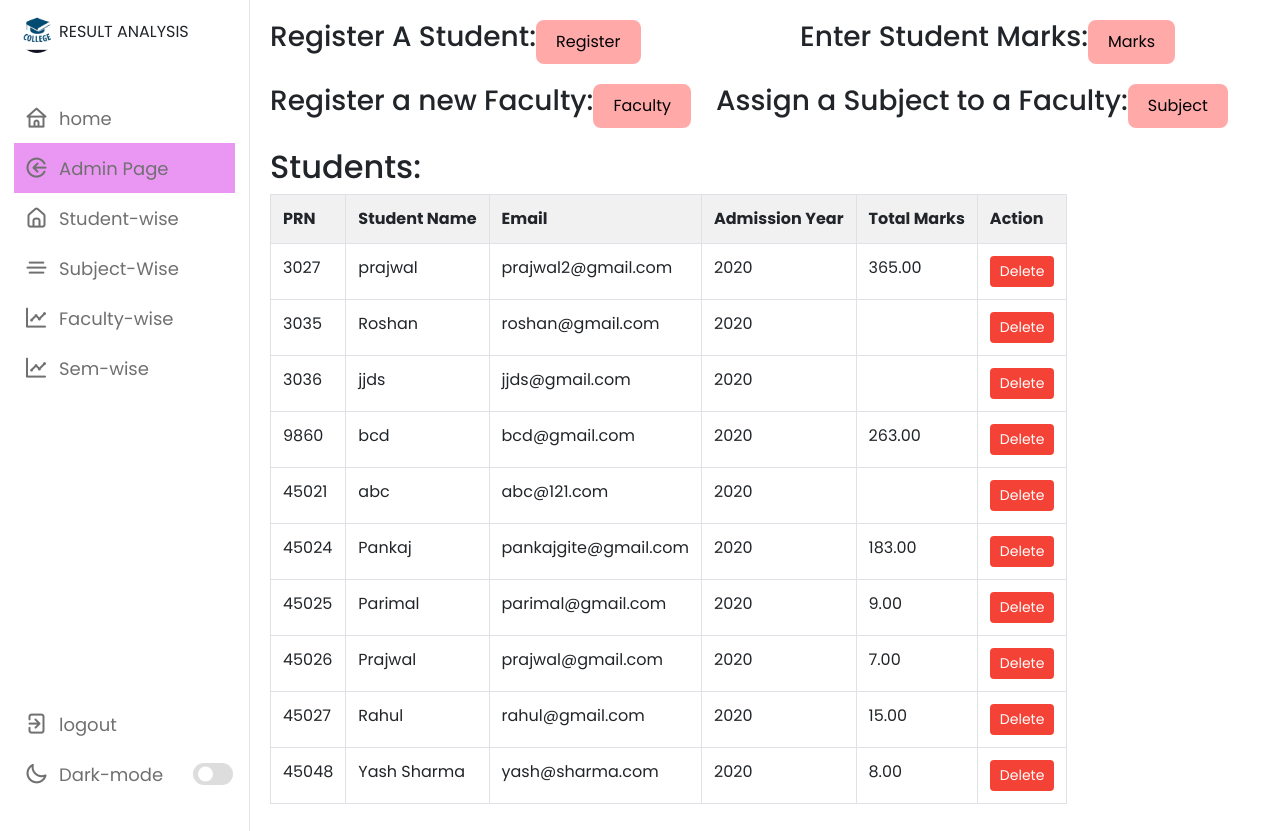
The app's page /admindashboard.php with its own data.
### tables this page shows
CREATE TABLE `students` (
  `prn` int(11) NOT NULL,
  `student_name` varchar(255) DEFAULT NULL,
  `student_email` varchar(255) DEFAULT NULL,
  `date_of_birth` date DEFAULT NULL,
  `admi_year` int(11) NOT NULL,
  `total_marks` decimal(7,2) DEFAULT NULL
);

### admindashboard.php (the view, shortened to what this page needs)
<?php
@include 'conn.php';
$fetchQuery = "SELECT s.prn, s.student_name, s.student_email, s.admi_year, SUM(marks_obtained) AS total_marks
               FROM students s
               LEFT JOIN marks m ON s.prn = m.prn
               GROUP BY s.prn";
$result = mysqli_query($conn, $fetchQuery);
$students = mysqli_fetch_all($result, MYSQLI_ASSOC);
?>
<!DOCTYPE html>
<html lang="en">
<head>
    <link rel="stylesheet" href="css/style.css">
    <link rel="stylesheet" href="https://unicons.iconscout.com/release/v4.0.0/css/line.css">
    <link rel="stylesheet" href="https://maxcdn.bootstrapcdn.com/bootstrap/4.5.2/css/bootstrap.min.css">
</head>
<body>
    <nav>
        <div class="logo-name">
            <div class="logo-image">
                <img src="logo.png"  alt="">
            </div>
             <span class="logo name">RESULT ANALYSIS</span>
        </div>
        <div class="menu-items">
            <ul class="nav-links">
                <li>
                    <a href="index.php">
                        <i class="uil uil-home"></i>
                      <span class="link-name">home</span>
                    </a>
                </li>
                <li id="adminlogin">
                    <a href="adminlogin/login.php">
                        <i class="uil uil-sign-in-alt"></i>
                      <span class="link-name">Admin Page</span>
                    </a>
                </li>
                <li>
                    <a href="studentwise.php">
                      <i class="uil uil-estate"></i>
                      <span class="link-name">Student-wise</span>
                    </a>
                </li>
                <li>
                    <a href="subjectwise.php">
                        <i class="uil uil-align-center-alt"></i>
                      <span class="link-name">Subject-Wise</span>
                    </a>
                </li>
                <li>
                    <a href="facultywise.php">
                        <i class="uil uil-chart-line"></i>
                      <span class="link-name">Faculty-wise</span>
                    </a>
                </li>
                <li>
                    <a href="semisterWise.php">
                        <i class="uil uil-chart-line"></i>
                      <span class="link-name">Sem-wise</span>
                    </a>
                </li>
            </ul>
            <ul class="logout-mod">
                <li>
                    <a href="index.php">
                        <i class="uil uil-signout"></i>
                      <span class="link-name">logout</span>
                    </a>
                </li>
                <li class="mode">
                    <a href="#">
                        <i class="uil uil-moon"></i>
                      <span class="link-name">Dark-mode</span>
                    </a>
                <div class="mode-toggle">
                    <span class="switch"></span>
                </div>
                </li>
            </ul>
        </div>
    </nav>
    <section class="dashboard">
    <div class="dashboard-item">
        <h3>Register A Student:</h3>
        <a href="registration.php" class="dashboard-link">Register</a>
    </div><br>
    <div class="dashboard-item">
        <h3>Enter Student Marks:</h3>
        <a href="marks.php" class="dashboard-link">Marks</a>
    </div><br>
    <div class="dashboard-item">
        <h3>Register a new Faculty:</h3>
        <a href="addfaculty.php" class="dashboard-link">Faculty</a>
    </div><br>
    <div class="dashboard-item">
        <h3>Assign a Subject to a Faculty:</h3>
        <a href="assigningsub.php" class="dashboard-link">Subject</a>
    </div>
    <hr><hr><br>
    <div>
        <h2>Students:</h2>
        <div class="container">
            <div class="row">
                <div class="">
                    <div class="table-responsive">
                        <table class="table table-bordered">
                            <tr>
                                <th>PRN</th>
                                <th>Student Name</th>
                                <th>Email</th>
                                <th>Admission Year</th>
                                <th>Total Marks</th>
                                <th>Action</th>
                            </tr>
                            <?php foreach ($students as $student) { ?>
                                <tr>
                                    <td><?php echo $student['prn']; ?></td>
                                    <td><?php echo $student['student_name']; ?></td>
                                    <td><?php echo $student['student_email']; ?></td>
                                    <td><?php echo $student['admi_year']; ?></td>
                                    <td><?php echo $student['total_marks']; ?></td>
                                    <td>
                                        <form method="post">
                                            <button type="submit" name="delete" value="<?php echo $student['prn']; ?>" class="btn btn-danger btn-sm">Delete</button>
                                        </form>
                                    </td>
                                </tr>
                            <?php } ?>
                        </table>
                    </div>
                </div>
            </div>
        </div>
    </div>
</section>
</body>
</html>

### css/style.css (style rules this page uses)
* { margin: 0; padding:0; box-sizing: border-box; font-family: 'Poppins', sans-serif; }
:root { --primary-color: #fffb90; --panel-color:#FFF; --text-color:#000; --black-light-color:#707070; --border-color:#e6e5e5; --toggle-color:#DDD; --box1-color:#4DA3FF; --box1-color:#FFE6AC; --box1-color:#4DA3FF; --title-icon-color:#fff; --tran-05:all 0.5s ease; --tran-03:all 0.3s ease; --tran-03:all 0.3 ease; }
body { min-height:100vh; background-color: #fffdbe; }
nav { position:fixed ; top: 0; left: 0; height:100%; width: 250px; padding: 10px 14px; background-color: var(--panel-color); border-right: 1px solid var(--border-color); transition: var(--tran-05); }
nav .logo-name { display: flex; align-items: center; }
nav .logo-image { display: flex; justify-content: center; min-width: 45px; }
nav .logo-image img { width: 40px; object-fit: cover; border-radius: 50%; }
nav .menu-items { margin-top: 40px; height: calc(100% - 98px); display: flex; flex-direction: column; justify-content: space-between; }
.menu-items li { list-style: none; }
.menu-items li a { display: flex; align-items: center; height: 50px; text-decoration: none; position: relative; }
.menu-items li a i { font-size: 24px; min-width: 45px; height: 100%; display: flex; align-items: center; justify-content: center; color: var(--black-light-color); }
.menu-items li a .link-name { font-size: 18px; font-weight: 400; color: var(--black-light-color); transition: var(--tran-05); }
.menu-items .mode { display: flex; align-items: center; white-space: nowrap; }
.menu-items .mode-toggle { position: absolute; right: 14px; height: 50px; min-width: 45px; display: flex; align-items: center; justify-content: center; cursor: pointer; }
.mode-toggle .switch { position: relative; display: inline-block; height: 22px; width: 40px; border-radius: 25px; background-color: var(--toggle-color); }
.switch:before { content: ""; position: absolute; left: 5px; top: 50%; transform: translateY(-50%); height: 15px; width: 15px; background-color: var(--panel-color); border-radius: 50%; transition: var(--tran-03); }
.dashboard { position: relative; left: 250px; background-color: var(--panel-color); min-height: 100vh; width: calc(100% - 250px); padding: 10px 14px; transition: var(--tran-05); }

### admindashboard.php (style rules this page uses)
#adminlogin { background: #ea97f4; }
.container { height:auto; width:1000px; margin: left 0; margin: right 0; padding: ; }
h2 { width: 100%; margin: left 30px; }
.dashboard { padding: 20px; display: flex; flex-wrap: wrap; justify-content: space-between; }
.dashboard-item { margin-bottom: 20px; display: flex; align-items: center; }
.dashboard-item h3 { margin-bottom: 10px; }
.dashboard-link { display: inline-block; padding: 10px 20px; background-color: #ffa9a9; color: #000; text-decoration: none; border-radius: 8px; margin-right: 10px; }
.container { max-width: 1000px; margin: 0 auto; }
table { width: 100%; border-collapse: collapse; }
th, td { padding: 10px; border: 1px solid #ccc; }
th { background-color: #f1f1f1; }
.btn-danger { background-color: #f44336; color: #fff; border: none; border-radius: 4px; padding: 5px 10px; cursor: pointer; }
.dashboard { display: flex; flex-wrap: wrap; justify-content: space-between; }
.dashboard-item { display: flex; align-items: center; }
.dashboard-link { margin-right: 10px; }

### records on screen
students: prn "3027", student_name "prajwal", student_email "prajwal2@gmail.com", admi_year "2020", total_marks "365.00"
students: prn "3035", student_name "Roshan", student_email "roshan@gmail.com", admi_year "2020"
students: prn "3036", student_name "jjds", student_email "jjds@gmail.com", admi_year "2020"
students: prn "9860", student_name "bcd", student_email "bcd@gmail.com", admi_year "2020", total_marks "263.00"
students: prn "45021", student_name "abc", student_email "abc@121.com", admi_year "2020"
students: prn "45024", student_name "Pankaj", student_email "pankajgite@gmail.com", admi_year "2020", total_marks "183.00"
students: prn "45025", student_name "Parimal", student_email "parimal@gmail.com", admi_year "2020", total_marks "9.00"
students: prn "45026", student_name "Prajwal", student_email "prajwal@gmail.com", admi_year "2020", total_marks "7.00"
students: prn "45027", student_name "Rahul", student_email "rahul@gmail.com", admi_year "2020", total_marks "15.00"
students: prn "45048", student_name "Yash Sharma", student_email "yash@sharma.com", admi_year "2020", total_marks "8.00"
